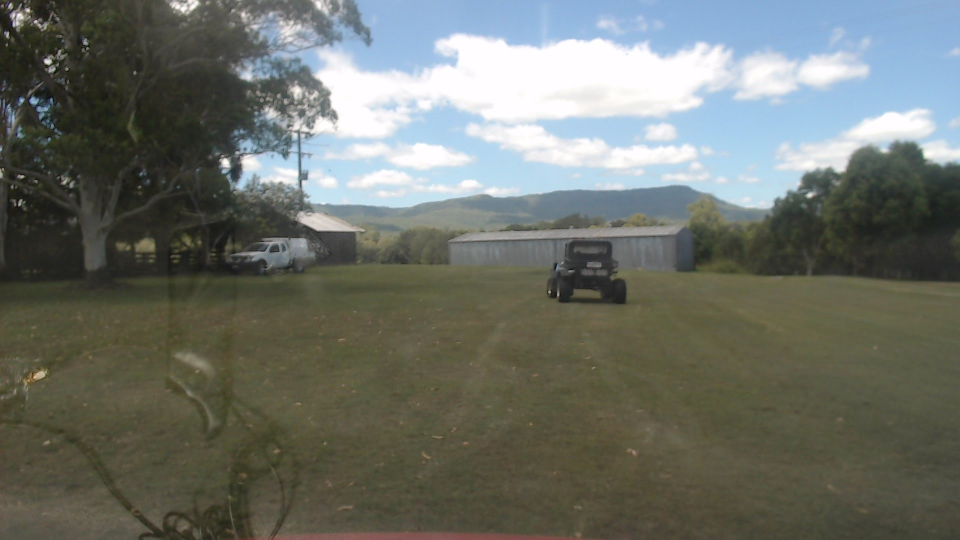
#> input picture samples/10m-slight right.jpg, 1920 x 1080 px (shown at 1/2 size); its folder holds only this picture in this run
$ jupyter execute --allow-errors distance-finding.ipynb   (shell and % lines are left out)   (older library calls are emulated)
#> lines starting #> are read from the running program, lines starting #| are printed output that depends on the picture; after the words box and inside, x2 and y2 are one past the last pixel; in counts of white or black regions, pixels touching at a corner belong together
[cell 1]
from io import BytesIO
import numpy as np
import cv2
import glob
import matplotlib as mpl
import matplotlib.pyplot as plt
from IPython.display import Image
from ipywidgets import interact, interactive, fixed, interact_manual
import ipywidgets as widgets

# Import everything needed to edit/save/watch video clips
from moviepy.editor import VideoFileClip
from IPython.display import HTML

[cell 2]
def arr2img(arr):
    """Display a 2- or 3-d numpy array as an image."""
    if arr.ndim == 2:
        format, cmap = 'png', mpl.cm.gray
    elif arr.ndim == 3:
        format, cmap = 'jpg', None
    else:
        raise ValueError("Only 2- or 3-d arrays can be displayed as images.")
    # Don't let matplotlib autoscale the color range so we can control overall luminosity
    #vmax = 255 if arr.dtype == 'uint8' else 1.0
    vmax=1.0
    with BytesIO() as buffer:
        mpl.image.imsave(buffer, arr, format=format, cmap=cmap, vmin=0, vmax=vmax)
        out = buffer.getvalue()
    return Image(out)

[cell 3]
def load_test_images(glob_regex='../samples/*.jpg'):
#> called with glob_regex = '../samples/*.jpg'
    images=[]
    for f in glob.glob(glob_regex):
        img=cv2.imread(f)
#> img is the input picture: shape (1080, 1920, 3); mean B, G, R 105.5, 113, 108.9
        img=cv2.cvtColor(img, cv2.COLOR_BGR2RGB)
        images.append((f,img))

    return images

def load_test_video(file_name='../samples/WIN_20180209_01_33_19_Pro.mp4'):
    images=[]
    count=0

    # [6 lines left out: function convert_frame, not called in this run]

    clip = VideoFileClip(file_name)
    images = [convert_frame(frame) for frame in clip.iter_frames(progress_bar=True)]

    return images

[cell 4]
images = load_test_images()
#> images = 1 item
file,img=images[0]
#> file = '../samples/10m-slight right.jpg'
print(file)
#| ../samples/10m-slight right.jpg
arr2img(img)

[cell 5]
def binary_thresh(channel, thresh = (0, 255), on = 1):
    binary = np.zeros_like(channel)
    binary[(channel > thresh[0]) & (channel <= thresh[1])] = on

    return binary

# HLS colour
hls = cv2.cvtColor(img, cv2.COLOR_RGB2HLS)
#> hls: shape (1080, 1920, 3); mean of channels 0, 1, 2 52, 107.6, 59
H = hls[:,:,0]
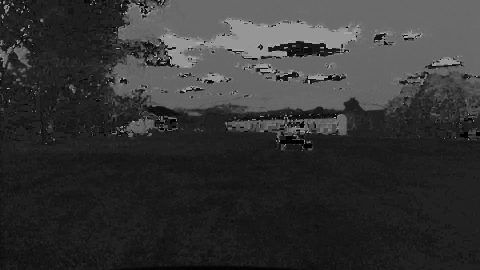
#> H: shape (1080, 1920) (shown at 1/4 size); min 0, max 179, mean 52
L = hls[:,:,1]
S = hls[:,:,2]
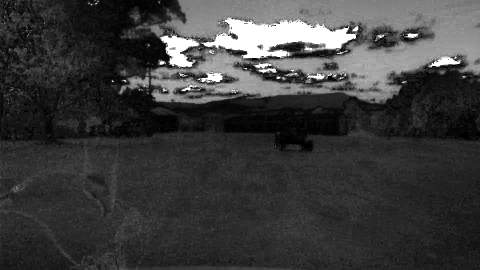
#> S: shape (1080, 1920) (shown at 1/4 size); min 0, max 255, mean 59
# arr2img(binary_thresh(L, thresh = (0,125)))
arr2img(hls)

[cell 6]
thresh = (100, 150)
arr2img(np.hstack((binary_thresh(H, thresh),binary_thresh(L, thresh),binary_thresh(S, thresh))))

[cell 7]
thresh = (45, 65)
arr2img(np.hstack((binary_thresh(H, thresh),binary_thresh(L, thresh),binary_thresh(S, thresh))))

[cell 8]
# YUV colour
yuv = cv2.cvtColor(img, cv2.COLOR_RGB2YUV)
#> yuv: shape (1080, 1920, 3); mean of channels 0, 1, 2 110.9, 125.5, 126.3
Y = yuv[:,:,0]
U = yuv[:,:,1]
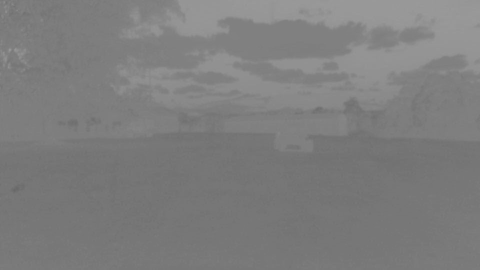
#> U: shape (1080, 1920) (shown at 1/4 size); min 103, max 156, mean 125.5
V = yuv[:,:,2]
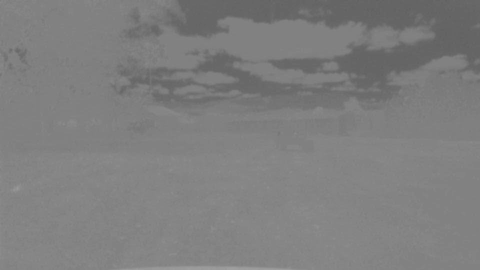
#> V: shape (1080, 1920) (shown at 1/4 size); min 95, max 159, mean 126.3
# arr2img(binary_thresh(U, thresh = (125,255)))
arr2img(yuv)

[cell 9]
thresh = (100, 150)
arr2img(np.hstack((binary_thresh(Y, thresh),binary_thresh(U, thresh),binary_thresh(V, thresh))))

[cell 10]
thresh = (0, 150)
arr2img(np.hstack((binary_thresh(Y, thresh),binary_thresh(U, thresh),binary_thresh(V, thresh))))

[cell 11]
# RGB colour
R = img[:,:,2]
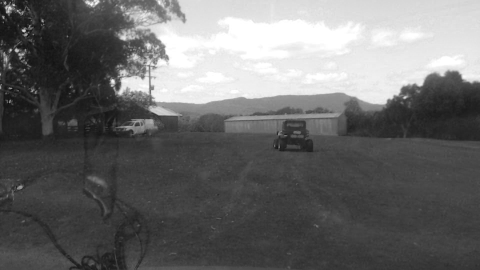
#> R: shape (1080, 1920) (shown at 1/4 size); min 0, max 255, mean 105.5
G = img[:,:,1]
B = img[:,:,0]
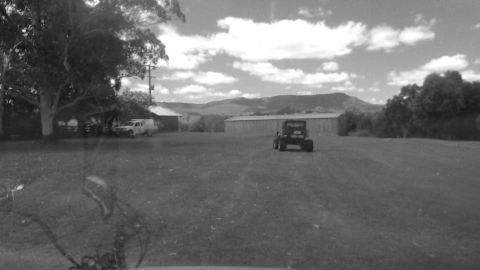
#> B: shape (1080, 1920) (shown at 1/4 size); min 0, max 255, mean 108.9
rbinary = binary_thresh(R, (40,85))
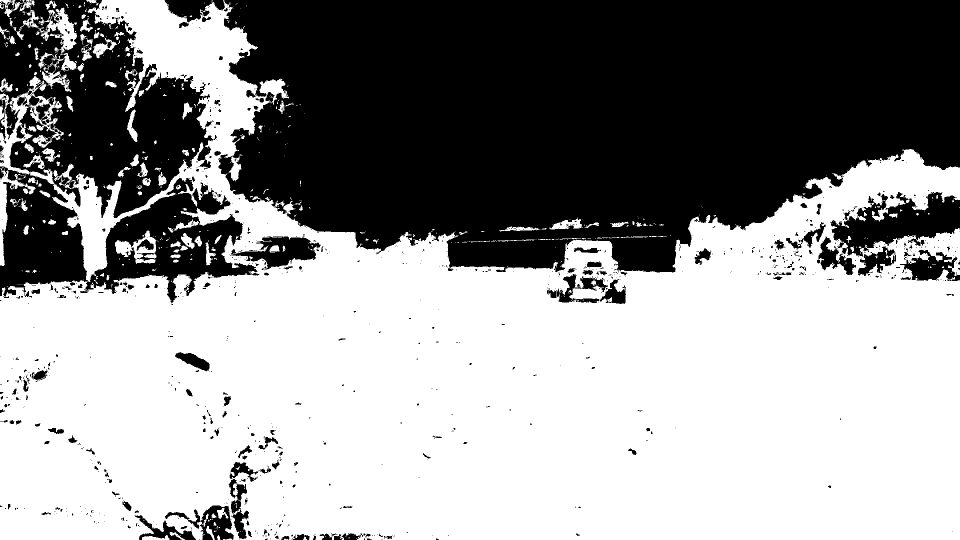
#> rbinary: shape (1080, 1920) (shown at 1/2 size); values 0 (black) and 1 (white), 58% white; 1052 black regions (848 under 20 px), largest, box (x1, y1, x2, y2) and area: (437, 0, 1920, 545) 642337, (0, 0, 427, 436) 98747, (0, 332, 519, 606) 63064
gbinary = binary_thresh(G, (43,85))
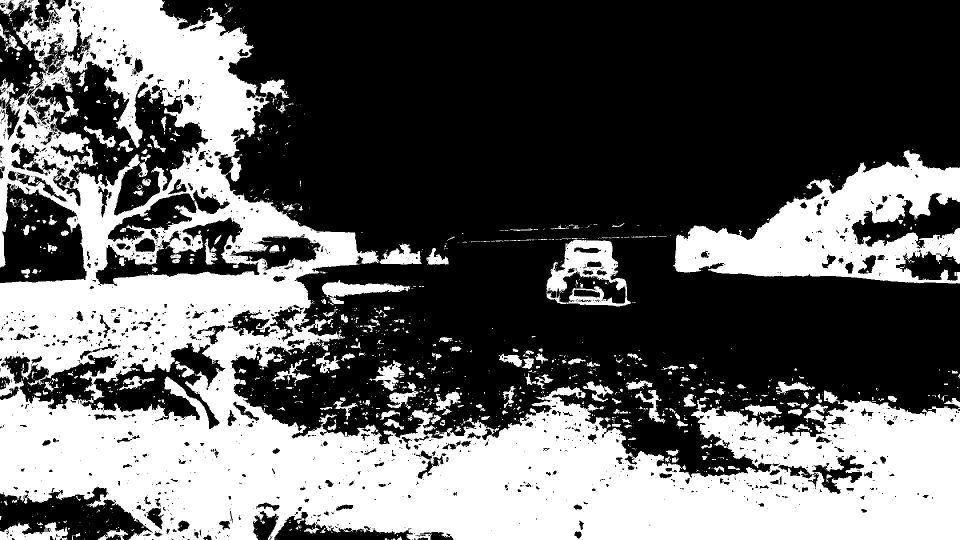
#> gbinary: shape (1080, 1920) (shown at 1/2 size); values 0 (black) and 1 (white), 38.4% white; 1395 white regions (1106 under 20 px), largest, box (x1, y1, x2, y2) and area: (0, 0, 1920, 1080) 664281, (1346, 300, 1920, 567) 73498, (1093, 476, 1262, 613) 9961
bbinary = binary_thresh(B, (40,85))
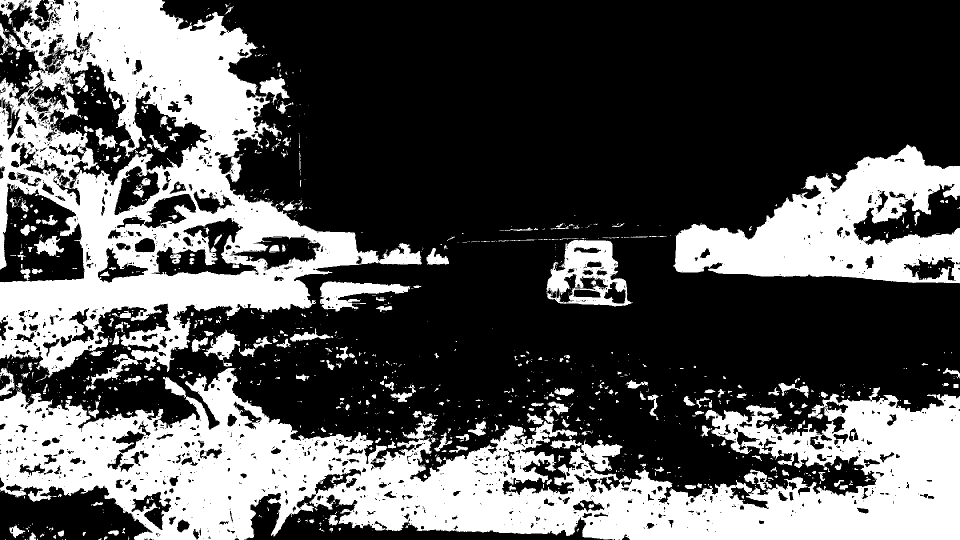
#> bbinary: shape (1080, 1920) (shown at 1/2 size); values 0 (black) and 1 (white), 33.9% white; 1359 white regions (1034 under 20 px), largest, box (x1, y1, x2, y2) and area: (0, 736, 1920, 1080) 326350, (0, 0, 844, 781) 240444, (1346, 289, 1920, 567) 80417
arr2img(rbinary & gbinary & bbinary)

[cell 12]
def draw_lines(img, vertices):
    pts= np.int32([vertices])
    cv2.polylines(img, pts, True, (0,0,255))

# [83 lines left out: functions perspective_transforms, perspective_warp, perspective_unwarp, calc_warp_points, binary_topdown, not called in this run]

[cell 13]
# [91 lines left out: function combined_threshold, not called in this run]

[cell 14]
images = load_test_images()
#> the sliders are set to images = <module 'ipywidgets.fixed_' fr, i = <module 'ipywidgets.IntSlider_, sobel_kernel = 3, grad_min = 27, grad_max = 70, mag_min = 70, mag_max = 100, dir_min = 0.8, dir_max = 0.9, s_min = 100, s_max = 255, l_min = 20, l_max = 40, r_min = 40, r_max = 85, g_min = 40, g_max = 85, b_min = 40, b_max = 85, u_min = 140, u_max = 180, threshold = daytime-normal
#> (the rest of this cell did not finish here and is left out)

#> (a cell that did not finish here is left out)

$ run again, on samples/3m-slight right.jpg
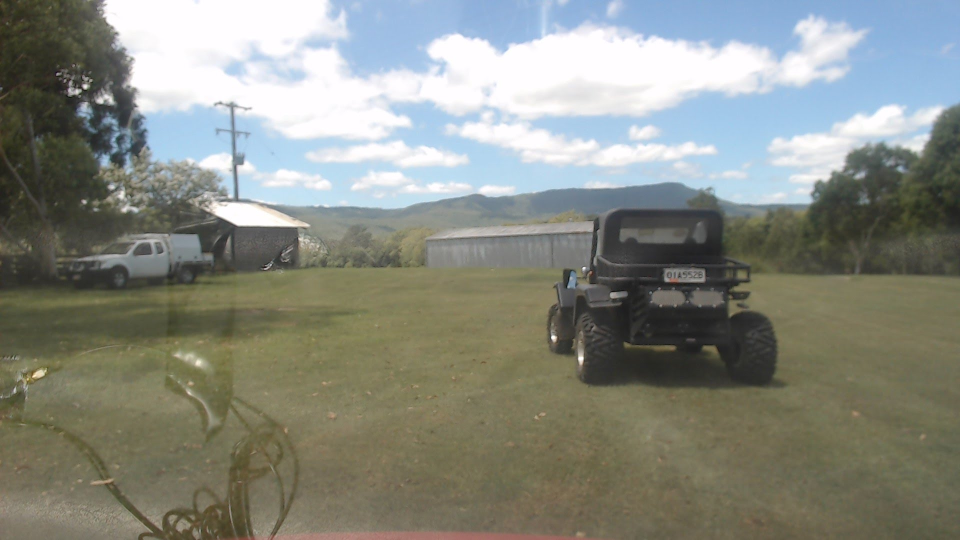
#> input picture samples/3m-slight right.jpg, 1920 x 1080 px (shown at 1/2 size)
#> in load_test_images, img is the input picture: shape (1080, 1920, 3); mean B, G, R 129.3, 138.5, 135.4
#> images = 1 item
#> file = '../samples/3m-slight right.jpg'
#| ../samples/3m-slight right.jpg
#> hls: shape (1080, 1920, 3); mean of channels 0, 1, 2 56.8, 132.6, 66.9
#> yuv: shape (1080, 1920, 3); mean of channels 0, 1, 2 136.5, 124.5, 127
#> `rbinary = binary_thresh(R, (40,85))`:
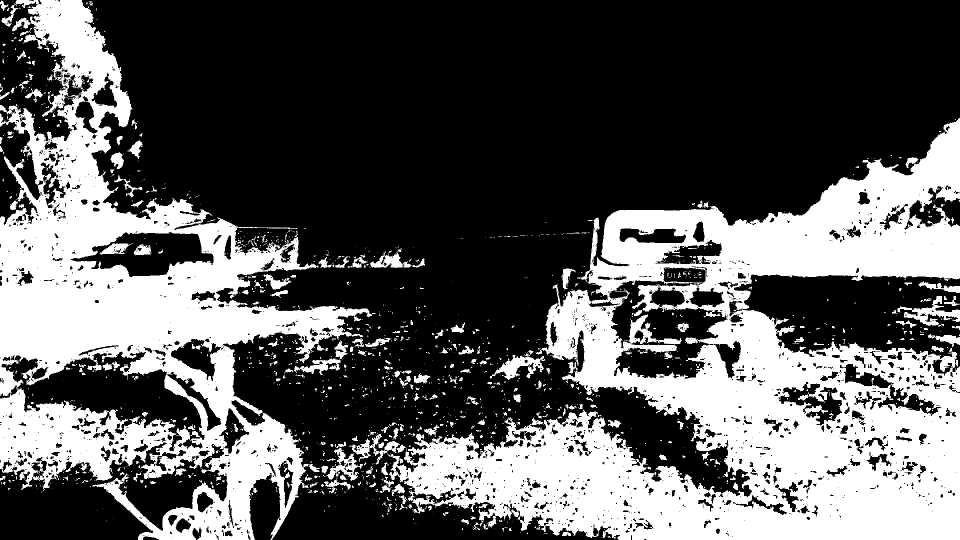
#> rbinary: shape (1080, 1920) (shown at 1/2 size); values 0 (black) and 1 (white), 35.3% white; 1690 white regions (1374 under 20 px), largest, box (x1, y1, x2, y2) and area: (774, 236, 1920, 1080) 412716, (0, 0, 751, 1080) 275807, (1795, 592, 1920, 653) 2455
#> gbinary: shape (1080, 1920); values 0 (black) and 1 (white), 15.1% white; 528 white regions (454 under 20 px), largest, box (x1, y1, x2, y2) and area: (1094, 248, 1920, 780) 144642, (0, 0, 593, 596) 129130, (0, 610, 410, 698) 18190
#> `bbinary = binary_thresh(B, (40,85))`:
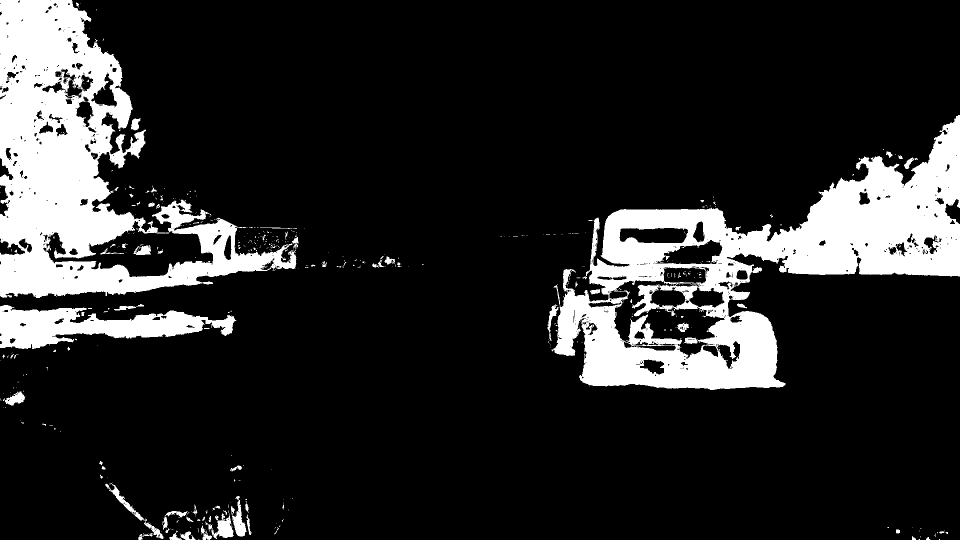
#> bbinary: shape (1080, 1920) (shown at 1/2 size); values 0 (black) and 1 (white), 15.8% white; 515 white regions (434 under 20 px), largest, box (x1, y1, x2, y2) and area: (1103, 230, 1920, 780) 157274, (0, 0, 593, 596) 137321, (0, 610, 473, 698) 21142

$ run again, on samples/5m-slight right.jpg
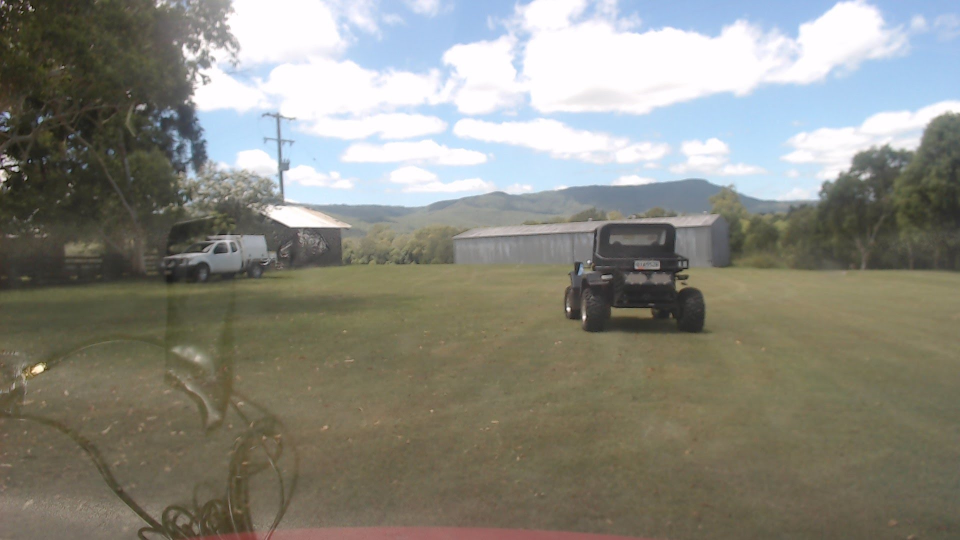
#> input picture samples/5m-slight right.jpg, 1920 x 1080 px (shown at 1/2 size)
#> in load_test_images, img is the input picture: shape (1080, 1920, 3); mean B, G, R 127.4, 137, 137.7
#> images = 1 item
#> file = '../samples/5m-slight right.jpg'
#| ../samples/5m-slight right.jpg
#> hls: shape (1080, 1920, 3); mean of channels 0, 1, 2 54.2, 132.6, 78.1
#> yuv: shape (1080, 1920, 3); mean of channels 0, 1, 2 136.1, 123.7, 129.4
#> `rbinary = binary_thresh(R, (40,85))`:
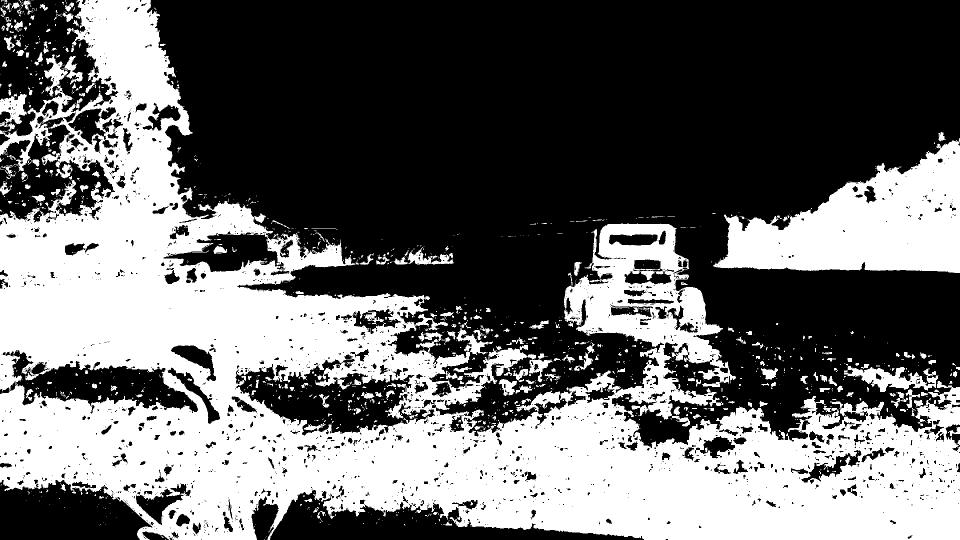
#> rbinary: shape (1080, 1920) (shown at 1/2 size); values 0 (black) and 1 (white), 41.1% white; 1348 white regions (1077 under 20 px), largest, box (x1, y1, x2, y2) and area: (0, 0, 1920, 1080) 743806, (1426, 276, 1920, 546) 73513, (1688, 732, 1877, 784) 4304
#> gbinary: shape (1080, 1920); values 0 (black) and 1 (white), 15.6% white; 560 white regions (455 under 20 px), largest, box (x1, y1, x2, y2) and area: (0, 0, 561, 589) 177949, (1566, 283, 1920, 543) 48514, (1129, 447, 1417, 668) 32485
#> `bbinary = binary_thresh(B, (40,85))`:
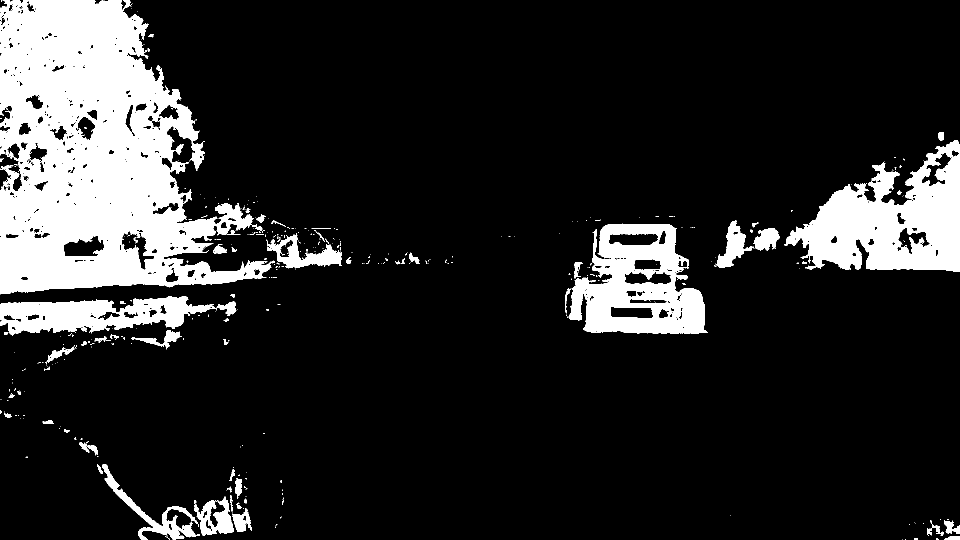
#> bbinary: shape (1080, 1920) (shown at 1/2 size); values 0 (black) and 1 (white), 15.3% white; 436 white regions (372 under 20 px), largest, box (x1, y1, x2, y2) and area: (0, 0, 550, 589) 186846, (1569, 280, 1920, 544) 49699, (1137, 447, 1416, 668) 34824
